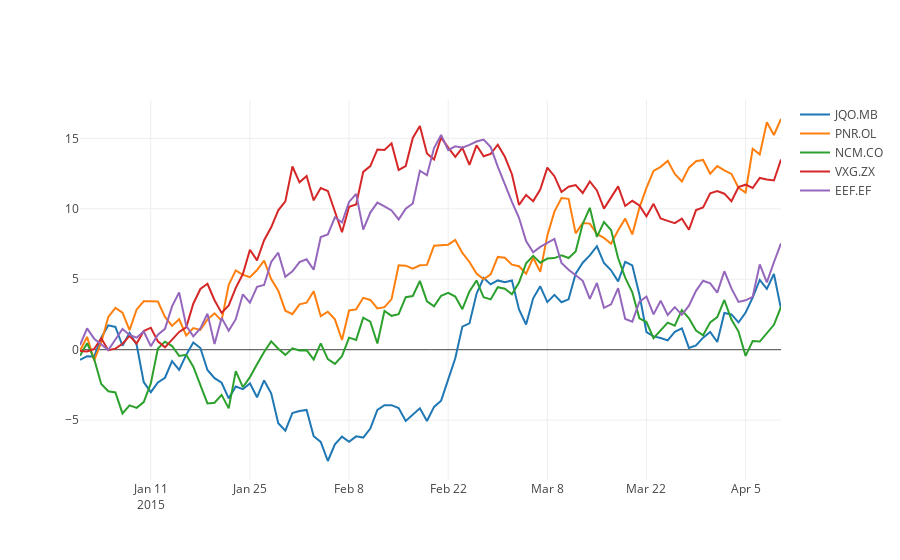

Notebook cell for this chart:
### Code cell
df = cf.datagen.lines()

iplot([{
    'x': df.index,
    'y': df[col],
    'name': col
}  for col in df.columns], filename='cufflinks/simple-line')
